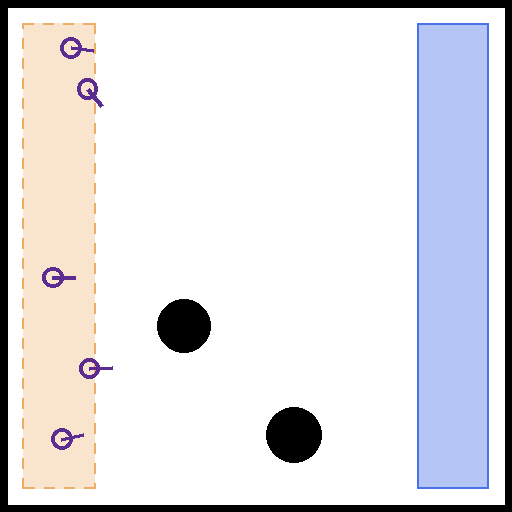
#> input picture sim/examples/scene_00001.png, 512 x 512 px
$ python -i viz.py   (imports and definitions only)
#> lines starting #> are read from the running program, lines starting #| are printed output that depends on the picture
### sim/reachability.py
"""Configuration-space reachability, clearance and bottleneck width.

The scene is rasterised once and a Euclidean distance transform gives
`clearance[i, j]`, the distance from cell (i, j) to the nearest solid cell.
A disk of radius R fits at (i, j) iff clearance[i, j] >= R, so every
reachability question is a threshold on one precomputed array.

Grid convention: grid[iy, ix], world x = (ix + 0.5) * cell, y = (iy + 0.5) * cell.
Row 0 is the bottom of the world; render.py flips for image space.
"""
from __future__ import annotations

import cv2
import numpy as np

from geometry import point_seg_dist
from scene import members

_GRID_CACHE = {}


def grid_shape(cfg):
    return int(round(cfg.world / cfg.cell))


# [9 lines left out: function grid_coords, not called in this run]


def circle_mask(cfg, c, r) -> np.ndarray:
    px, py = grid_coords(cfg)
    return (px - c[0]) ** 2 + (py - c[1]) ** 2 < r * r


# [21 lines left out: functions wall_mask, occupancy, clearance, not called in this run]


def free_mask(clear: np.ndarray, radius: float) -> np.ndarray:
    return clear >= radius


# [110 lines left out: functions _labels, cell_of, region_slice, _labels_in_region, _labels_in_goal, reachable_labels and 3 more, not called in this run]


class OccupancyBuilder:
    """Incremental occupancy: the wall mask is rasterised once, obstacles are added on top."""

    # [4 lines left out: function __init__, not called in this run]

    def trial(self, c, r) -> np.ndarray:
        """Occupancy as it would be with one more obstacle -- nothing committed."""
        return self.occ | circle_mask(self.cfg, c, r)

    def commit(self, c, r):
        self.occ |= circle_mask(self.cfg, c, r)

    def clearance(self) -> np.ndarray:
        return clearance(self.cfg, self.occ)


# [18 lines left out: function unreachable_free, not called in this run]


# --------------------------------------------------------------- geodesic
#
# Path length from every coarse cell to a goal, for the "geodesic" progress
# reward (policy/DESIGN_E3.md §1.2). An 8-neighbour wavefront overestimates the
# straight-line distance by up to 8 %, so moves reach out to (3, 2): the 32
# directions are at most 18.4 deg apart, which bounds the error by 1.3 %. A long
# move is legal only when every cell its segment crosses is free, so it can
# never jump a wall corner.
#
# Relaxation runs along *lines*: for each of the 16 line directions the grid is
# partitioned into chains p, p + v, p + 2v, ... (index arrays, cached per grid
# size), and one segmented running minimum per orientation carries the front
# along every free stretch of every chain at once. A sweep over all directions
# therefore crosses any straight free stretch; sweeps repeat until nothing
# improves, typically a handful. The fixed point is that of plain 32-neighbour
# relaxation (checked in sim/tests).

def _geo_moves(reach=3):
    """[(dy, dx, length / cell, crossed cells)] for the primitive offsets up to ``reach``."""
    moves = []
    for dy in range(-reach, reach + 1):
        for dx in range(-reach, reach + 1):
            if (dy, dx) == (0, 0) or np.gcd(abs(dy), abs(dx)) != 1:
                continue
            ts = np.linspace(0.0, 1.0, 8 * reach + 1)[1:-1]
            # both roundings of the segment, so a move and its reverse cross the same cells
            crossed = {(int(np.floor(t * dy + 0.5)), int(np.floor(t * dx + 0.5))) for t in ts}
            crossed |= {(dy - int(np.floor((1 - t) * dy + 0.5)), dx - int(np.floor((1 - t) * dx + 0.5)))
                        for t in ts}
            crossed -= {(0, 0), (dy, dx)}
            moves.append((dy, dx, float(np.hypot(dy, dx)), sorted(crossed)))
    return moves


_GEO_MOVES = _geo_moves()
_GEO_PAD = 3
_GEO_BIG = 1e6                  # separates runs in the segmented running minimum
_CHAINS = {}


# [138 lines left out: functions _chains, _coarse_free, _scan, geodesic_field, geodesic_distance, not called in this run]

### perception/viz.py
"""Pictures a human can check: label colouring, side-by-side panels, parsed overlays.

PIL only (matplotlib figures live in evaluate.py / aggregate.py).  ``colorize``
is re-exported from ``sim/render.py`` so parsed and generated label maps use
one palette.  Parsed scenes are drawn here and never through ``render.render``
(their walls are zero-thickness surface edges, DESIGN.md §1.2).
"""
from __future__ import annotations

import math

import numpy as np
from PIL import Image, ImageDraw

import _paths  # noqa: F401
from render import PALETTE, colorize  # noqa: F401  (re-exported)
from targets import world_to_px

COL_AGENT = (220, 30, 200)
COL_OBST = (30, 170, 60)
COL_WALL = (230, 40, 40)
COL_START = (232, 151, 58)
COL_GOAL = (43, 92, 230)
COL_GT = (0, 200, 220)


def to_uint8_image(x) -> np.ndarray:
    """(3,S,S) float tensor/array in [0,1] or (S,S,3) uint8 -> (S,S,3) uint8."""
    a = np.asarray(x.detach().cpu().numpy() if hasattr(x, "detach") else x)
    if a.ndim == 3 and a.shape[0] == 3:
        a = a.transpose(1, 2, 0)
    if a.dtype != np.uint8:
        a = np.clip(a * 255.0, 0, 255).astype(np.uint8)
    return np.ascontiguousarray(a)


# [56 lines left out: functions draw_parsed, render_clean, not called in this run]


def panel(images, pad=4, bg=(255, 255, 255)) -> Image.Image:
    """Side-by-side strip of PIL images / uint8 arrays, resized to a common height."""
    ims = [im if isinstance(im, Image.Image) else Image.fromarray(to_uint8_image(im))
           for im in images]
    h = max(im.height for im in ims)
    ims = [im.convert("RGB").resize((int(im.width * h / im.height), h)) if im.height != h
           else im.convert("RGB") for im in ims]
    w = sum(im.width for im in ims) + pad * (len(ims) - 1)
    out = Image.new("RGB", (w, h), bg)
    x = 0
    for im in ims:
        out.paste(im, (x, 0))
        x += im.width + pad
    return out


# [20 lines left out: functions grid, preview_row, not called in this run]

>>> import cv2
>>> picture = cv2.imread('../sim/examples/scene_00001.png', cv2.IMREAD_GRAYSCALE)
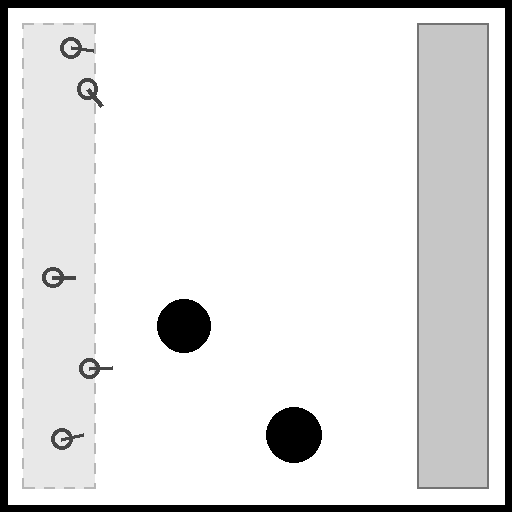
#> picture: shape (512, 512); min 0, max 255, mean 223.6
>>> result = panel(picture)
#> in panel, `ims = [im if isinstance(im, Image.Image) else Image.fromarray(to_uint8..`: ims = 512 items
#> in panel, `h = max(im.height for im in ims)`: h = 512
#> in panel, `w = sum(im.width for im in ims) + pad * (len(ims) - 1)`: w = 2556
#> in panel, `out = Image.new("RGB", (w, h), bg)`: out: PIL image 2556x512 RGB; every value is 255
#> the loop in panel, `for im in ims:` made 512 passes
#> x on passes 1 to 3: 5, 10, 15
#> after the loop in panel, `for im in ims:`:
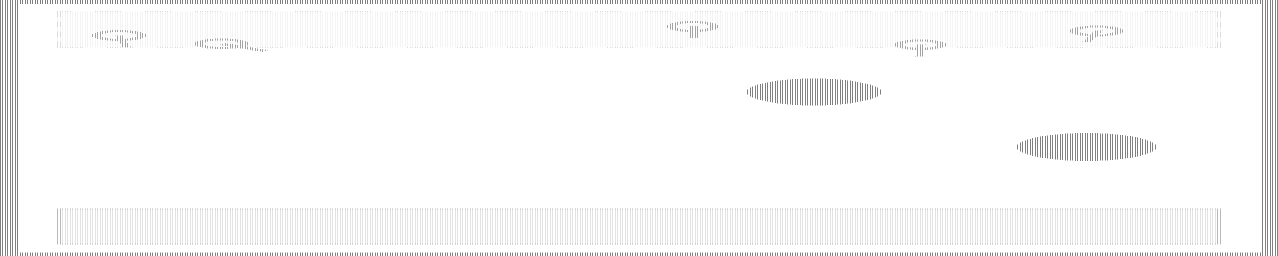
#> out: PIL image 2556x512 RGB (shown at 1/2 size); min 0, max 255, mean 248.7
#> after the loop in panel, `for im in ims:`: x = 2560

$ run again, on sim/examples/scene_00004.png
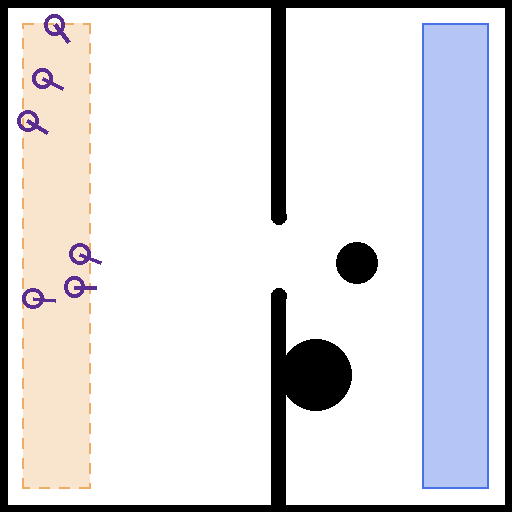
#> input picture sim/examples/scene_00004.png, 512 x 512 px
#> `picture = cv2.imread('../sim/examples/scene_00001.png', cv2.IMREAD_GRA..`:
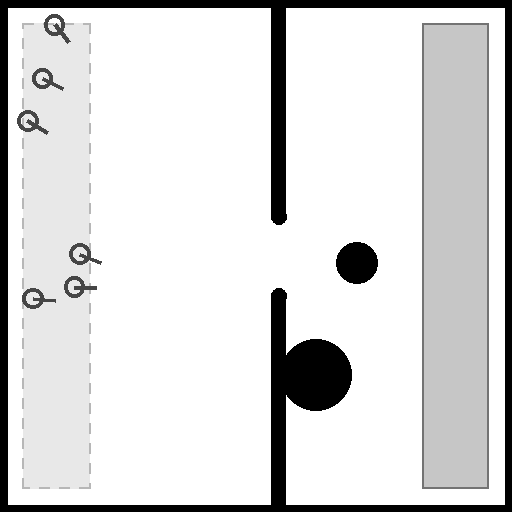
#> picture: shape (512, 512); min 0, max 255, mean 217.3
#> ims = 512 items
#> h = 512
#> w = 2556
#> the loop in panel, `for im in ims:` made 512 passes
#> x on passes 1 to 3: 5, 10, 15
#> after the loop in panel, `for im in ims:`:
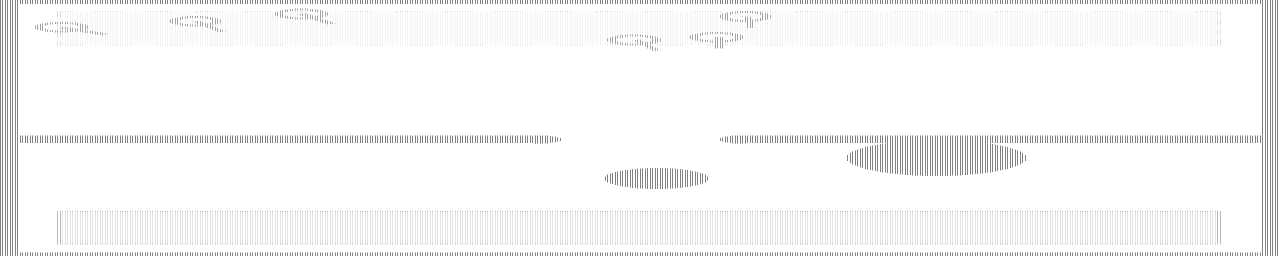
#> out: PIL image 2556x512 RGB (shown at 1/2 size); min 0, max 255, mean 247.4
#> after the loop in panel, `for im in ims:`: x = 2560
